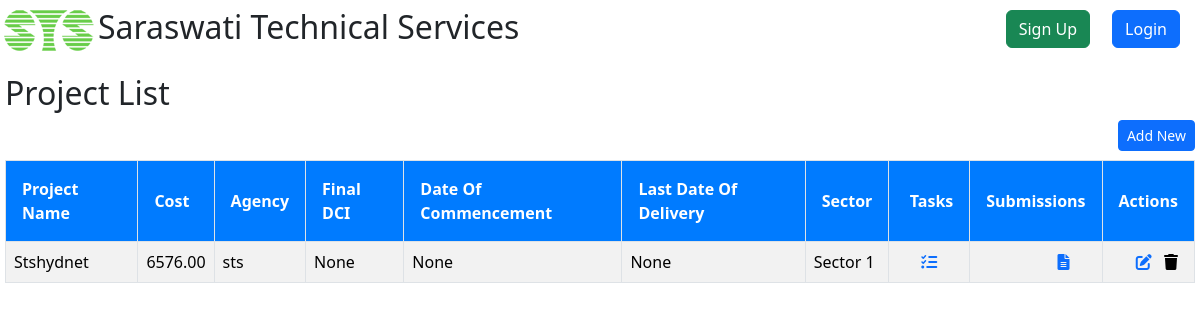
Page /project/projectList/ on the earlier database version.
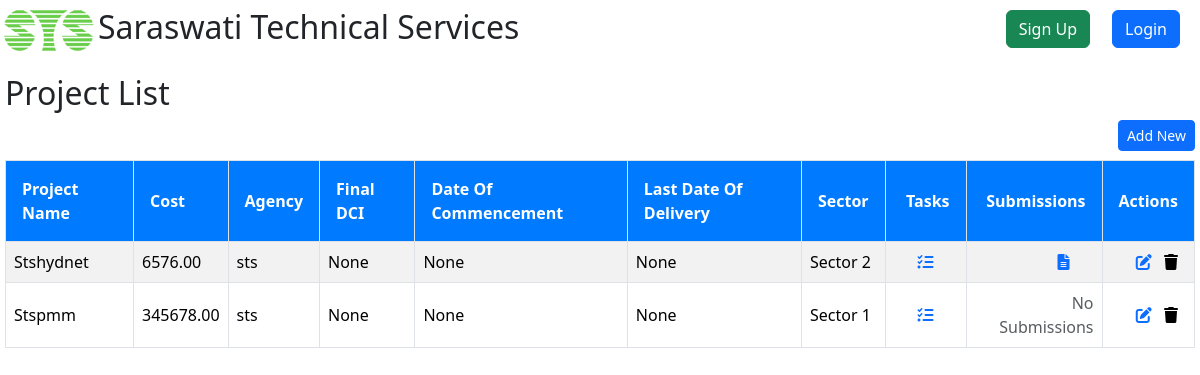
Same page on the later database version.
### Project/models.py (models this page shows, shortened)
class Project(models.Model):
    projectProposal = models.ForeignKey(ProjectProposal, on_delete=models.CASCADE, blank=True, null=True)
    projectName = models.CharField(max_length=30, blank=True, null=True)
    cost = models.DecimalField(max_digits=15, decimal_places=2, blank=True, null=True)
    agency = models.CharField(max_length=25, blank=True, null=True)
    description = models.TextField(blank=True, null=True)
    sector = models.OneToOneField(Sector, on_delete=models.CASCADE)
    incharge = models.ForeignKey(Staff, related_name='incharge_projects', on_delete=models.CASCADE, blank=True, null=True)
    dateOfCommencement = models.DateField(blank=True, null=True)
    lastDateOfDelivery = models.DateField(blank=True, null=True)
    workOrderNo =  models.CharField(max_length=25,blank=True,null=True,verbose_name='Work Order Number')
    workOrderDate = models.DateField(blank=True,null=True,verbose_name='Work Order Date')
    file = models.FileField(blank=True,null=True,verbose_name='File')
    finalDCI = models.ForeignKey(DCI, on_delete=models.CASCADE, blank=True, null=True)

class Sector(models.Model):
    sectorName = models.CharField(max_length=20)
    def __str__(self):
        return (self.sectorName)

### Project/views.py (the view)
# urls.py: path('projectList/', views.projectList, name='projectList'),
def projectList(request):
    projects = Project.objects.all()
    context = {"projects": projects}
    return render(request, "project/projectList.html", context)

### Project/templates/project/projectList.html (shortened to what this page needs)
{% extends "registration/base.html" %}
{% block content %}
    <h2>Project List</h2>
    <a href="{% url 'projectCreateView' %}">
        <button type="button" class="btn btn-primary btn-sm" style="float:right;">
            Add New
        </button>
    </a>
    <table class="table table-striped table-hover mt-5">
        <thead>
            <tr>
                <th class="text-start border">Project Name</th>
                <th class="text-start border">Cost</th>
                <th class="text-start border">Agency</th>
                <th class="text-start border">Final DCI</th>
                <th class="text-start border">Date Of Commencement</th>
                <th class="text-start border">Last Date Of Delivery</th>
                <th class="text-start border">Sector</th>
                <th class="text-end border">Tasks</th>
                <th class="text-end border">Submissions</th>
                <th class="text-end border">Actions</th>
            </tr>
        </thead>
        <tbody>
            {% for pj in projects %}
                <tr>
                    <td class="text-start border">{{ pj.projectName }}</td>
                    <td class="text-start border">{{ pj.cost }}</td>
                    <td class="text-start border">{{ pj.agency }}</td>
                    <td class="text-start border">{{ pj.finalDCI }}</td>
                    <td class="text-start border">{{ pj.dateOfCommencement }}</td>
                    <td class="text-start border">{{ pj.lastDateOfDelivery }}</td>
                    <td class="text-start border">{{ pj.sector }}</td>
                    <td class="text-end border">
                        <a href="{% url 'tasksList' pj.id %}" class="mx-4" title="View Task">
                            <i class="fas fa-tasks" aria-hidden="true"></i>
                        </a>
                    </td>
                    <td class="text-end border">
                        {% if pj.submissions_set.exists %}
                            <a href="{% url 'projectSubmissionsListView' pj.id %}" class="mx-4" title="View Submissions">
                                <i class="fas fa-file-alt" aria-hidden="true"></i>
                            </a>
                        {% else %}
                            <span class="text-muted">No Submissions</span>
                        {% endif %}
                    </td>
                    <td class="text-end border">
                        <a href="{% url 'projectUpdateView' pj.id %}" title="Edit Project"><i class="fas fa-edit"></i></a>
                        <form action="{% url 'projectDeleteView' pj.id %}" class="mx-2" title="Delete Project" method="post" style="display:inline;" id="delete-form-{{ pj.id }}">
                            <button type="submit" style="border:none; background:none; padding:0;" data-bs-toggle="tooltip" title="Delete Project">
                                <i class="fas fa-trash"></i>
                            </button>
                        </form>
                    </td>
                </tr>
            {% endfor %}
        </tbody>
    </table>
{% endblock %}

Differences in the rows shown:
changed Project "Stshydnet": sector "Sector 1" → "Sector 2"
added Project: projectName "Stspmm", cost "345678.00", agency "sts", finalDCI "None", dateOfCommencement "None", lastDateOfDelivery "None", sector "Sector 1", shows "No Submissions"
